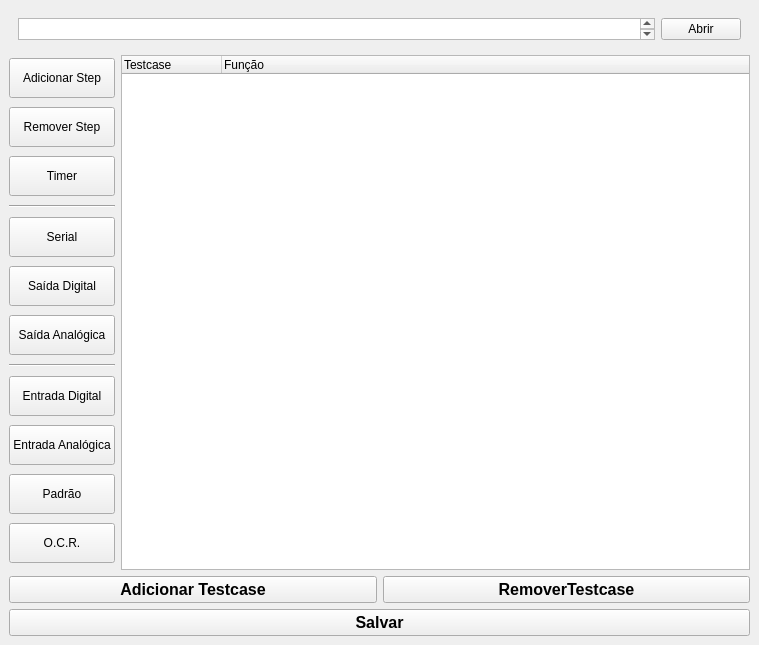
<?xml version="1.0" encoding="UTF-8"?>
<ui version="4.0">
 <class>MainWindow</class>
 <widget class="QMainWindow" name="MainWindow">
  <property name="geometry">
   <rect>
    <x>0</x>
    <y>0</y>
    <width>759</width>
    <height>645</height>
   </rect>
  </property>
  <property name="windowTitle">
   <string>MainWindow</string>
  </property>
  <widget class="QWidget" name="centralwidget">
   <layout class="QHBoxLayout" name="horizontalLayout">
    <property name="spacing">
     <number>0</number>
    </property>
    <property name="leftMargin">
     <number>0</number>
    </property>
    <property name="topMargin">
     <number>0</number>
    </property>
    <property name="rightMargin">
     <number>0</number>
    </property>
    <property name="bottomMargin">
     <number>0</number>
    </property>
    <item>
     <widget class="QFrame" name="verticalFrame">
      <layout class="QVBoxLayout" name="verticalLayout">
       <item>
        <widget class="QFrame" name="horizontalFrame">
         <property name="enabled">
          <bool>true</bool>
         </property>
         <property name="minimumSize">
          <size>
           <width>0</width>
           <height>40</height>
          </size>
         </property>
         <property name="maximumSize">
          <size>
           <width>16777215</width>
           <height>40</height>
          </size>
         </property>
         <layout class="QHBoxLayout" name="horizontalLayout_2">
          <item>
           <widget class="QTextBrowser" name="textBrowser"/>
          </item>
          <item>
           <widget class="QPushButton" name="pushAbrir">
            <property name="text">
             <string>Abrir</string>
            </property>
           </widget>
          </item>
         </layout>
        </widget>
       </item>
       <item>
        <layout class="QHBoxLayout" name="horizontalLayout_4">
         <item>
          <layout class="QVBoxLayout" name="verticalLayout_3">
           <item>
            <widget class="QPushButton" name="pushAdicionarStep">
             <property name="minimumSize">
              <size>
               <width>0</width>
               <height>40</height>
              </size>
             </property>
             <property name="text">
              <string>Adicionar Step</string>
             </property>
            </widget>
           </item>
           <item>
            <widget class="QPushButton" name="pushRemoveStep">
             <property name="minimumSize">
              <size>
               <width>0</width>
               <height>40</height>
              </size>
             </property>
             <property name="text">
              <string>Remover Step</string>
             </property>
            </widget>
           </item>
           <item>
            <widget class="QPushButton" name="pushTimer">
             <property name="minimumSize">
              <size>
               <width>0</width>
               <height>40</height>
              </size>
             </property>
             <property name="text">
              <string>Timer</string>
             </property>
            </widget>
           </item>
           <item>
            <widget class="Line" name="line_2">
             <property name="orientation">
              <enum>Qt::Horizontal</enum>
             </property>
            </widget>
           </item>
           <item>
            <widget class="QPushButton" name="pushSerial">
             <property name="minimumSize">
              <size>
               <width>0</width>
               <height>40</height>
              </size>
             </property>
             <property name="text">
              <string>Serial</string>
             </property>
            </widget>
           </item>
           <item>
            <widget class="QPushButton" name="pushDigitalOut">
             <property name="minimumSize">
              <size>
               <width>0</width>
               <height>40</height>
              </size>
             </property>
             <property name="text">
              <string>Saída Digital</string>
             </property>
            </widget>
           </item>
           <item>
            <widget class="QPushButton" name="pushAnalogOut">
             <property name="minimumSize">
              <size>
               <width>0</width>
               <height>40</height>
              </size>
             </property>
             <property name="text">
              <string>Saída Analógica</string>
             </property>
            </widget>
           </item>
           <item>
            <widget class="Line" name="line">
             <property name="orientation">
              <enum>Qt::Horizontal</enum>
             </property>
            </widget>
           </item>
           <item>
            <widget class="QPushButton" name="pushDigitalInput">
             <property name="minimumSize">
              <size>
               <width>0</width>
               <height>40</height>
              </size>
             </property>
             <property name="text">
              <string>Entrada Digital</string>
             </property>
            </widget>
           </item>
           <item>
            <widget class="QPushButton" name="pushAnalogInput">
             <property name="minimumSize">
              <size>
               <width>0</width>
               <height>40</height>
              </size>
             </property>
             <property name="text">
              <string>Entrada Analógica</string>
             </property>
            </widget>
           </item>
           <item>
            <widget class="QPushButton" name="pushPattern">
             <property name="minimumSize">
              <size>
               <width>0</width>
               <height>40</height>
              </size>
             </property>
             <property name="text">
              <string>Padrão</string>
             </property>
            </widget>
           </item>
           <item>
            <widget class="QPushButton" name="pushOcr">
             <property name="minimumSize">
              <size>
               <width>0</width>
               <height>40</height>
              </size>
             </property>
             <property name="text">
              <string>O.C.R.</string>
             </property>
            </widget>
           </item>
          </layout>
         </item>
         <item>
          <widget class="QTreeWidget" name="treeWidget">
           <column>
            <property name="text">
             <string>Testcase</string>
            </property>
           </column>
           <column>
            <property name="text">
             <string>Função</string>
            </property>
           </column>
          </widget>
         </item>
        </layout>
       </item>
       <item>
        <layout class="QHBoxLayout" name="horizontalLayout_3">
         <item>
          <widget class="QPushButton" name="pushAdicionar">
           <property name="font">
            <font>
             <pointsize>12</pointsize>
             <bold>true</bold>
            </font>
           </property>
           <property name="text">
            <string>Adicionar Testcase</string>
           </property>
          </widget>
         </item>
         <item>
          <widget class="QPushButton" name="pushRemover">
           <property name="font">
            <font>
             <pointsize>12</pointsize>
             <bold>true</bold>
            </font>
           </property>
           <property name="text">
            <string>RemoverTestcase</string>
           </property>
          </widget>
         </item>
        </layout>
       </item>
       <item>
        <widget class="QPushButton" name="pushAdicionar_2">
         <property name="font">
          <font>
           <pointsize>12</pointsize>
           <bold>true</bold>
          </font>
         </property>
         <property name="text">
          <string>Salvar</string>
         </property>
        </widget>
       </item>
      </layout>
     </widget>
    </item>
   </layout>
  </widget>
 </widget>
 <resources/>
 <connections/>
</ui>
